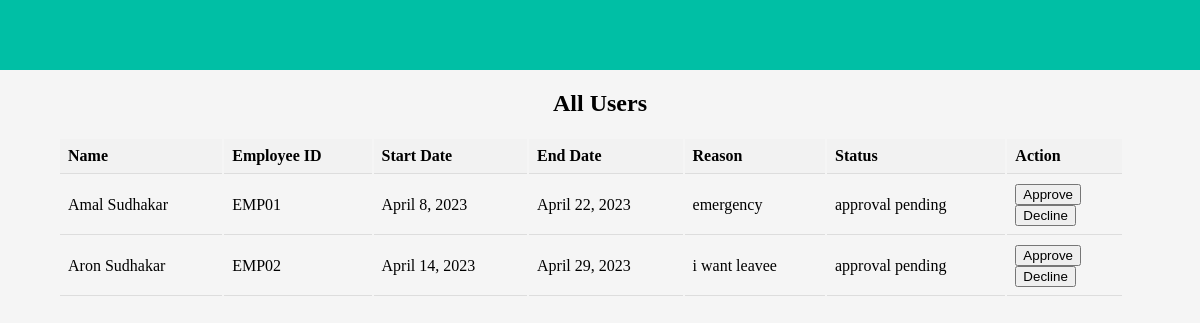
/admin_leave/, run on an earlier commit of the app's database.
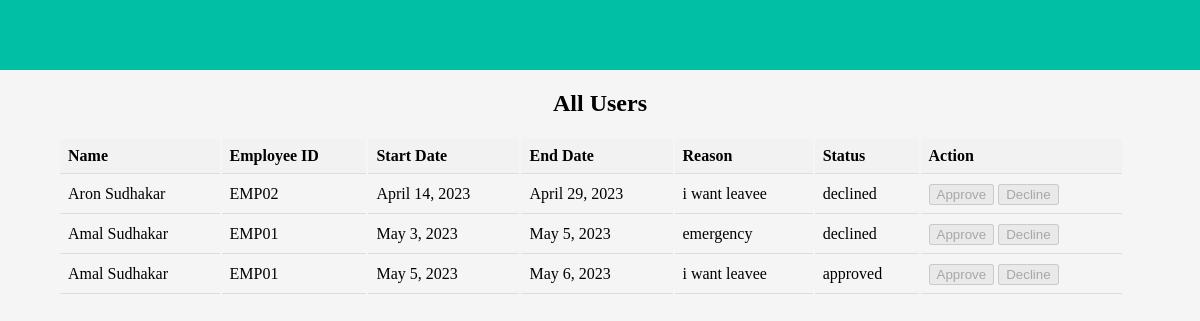
And on a later commit of the database.
### faculty_app/models.py (models this page shows, shortened)
class Leave(models.Model):
    user = models.ForeignKey(User, on_delete=models.CASCADE)
    start_date = models.DateField()
    end_date = models.DateField()
    reason = models.CharField(max_length=255)
    status = models.CharField(max_length=40, default='approval pending')

class Faculty(models.Model):
    user = models.OneToOneField(User, on_delete=models.CASCADE, related_name='faculty')
    dob = models.DateField()
    department = models.CharField(max_length=4, choices=DEPARTMENTS)
    date_of_join = models.DateField()
    subject = models.CharField(max_length=4, choices=SUBJECTS)
    emp_id = models.CharField(max_length=10, unique=True)

### faculty_app/views.py (the view)
# urls.py: path('admin_leave/', views.admin_leave, name='admin_leave'),
def admin_leave(request):
    leaves = Leave.objects.select_related('user__faculty').all()
    return render(request, 'admin/admin_leave.html', {'leaves': leaves})

### faculty_app/templates/admin/admin_leave.html (shortened to what this page needs)
{% extends 'admin/admin_base.html' %}
{% block content %}
<div class="user-list" style="margin-top: 90px; text-align: center;">
  <table class="user-table">
    <h2>All Users</h2>
    <thead>
      <tr>
        <th>Name</th>
        <th>Employee ID</th>
        <th>Start Date</th>
        <th>End Date</th>
        <th>Reason</th>
        <th>Status</th>
        <th>Action</th>
      </tr>
    </thead>
    <tbody>
      {% for leave in leaves %}
          <tr>
            <td>{{ leave.user.first_name }} {{ leave.user.last_name }}</td>
            <td>{{ leave.user.faculty.emp_id }}</td>
            <td>{{ leave.start_date }}</td>
            <td>{{ leave.end_date }}</td>
            <td>{{ leave.reason }}</td>
            <td>{{ leave.status }}</td>
            <td>
                {% if leave.status not in "['declined', 'approved']" %}
  <form method="post" action="{% url 'update_status' leave.id %}">
    <button type="submit">Approve</button>
  </form>
  <form method="post" action="{% url 'update_status' leave.id %}">
    <button type="submit">Decline</button>
  </form>
{% else %}
  <button disabled>Approve</button>
  <button disabled>Decline</button>
{% endif %}
            </td>
          </tr>
      {% endfor %}
    </tbody>
  </table>
</div>
{% endblock %}

### faculty_app/templates/admin/admin_base.html (shortened to what this page needs)
<!DOCTYPE html>
<html lang="en">
<head>
 <link rel="stylesheet" href="../../static/css/style.css">
</head>
<body>
    <nav class="navbar">
</nav>
    {% block content %}{% endblock %}
</body>
</html>

### faculty_app/static/css/style.css (style rules this page uses)
body { background-color: #f5f5f5; }
.navbar { display: flex; justify-content: center; align-items: center; height: 70px; background-color: #00bfa5; padding: 0 20px; text-align: center; position: fixed; top: 0; left: 0; right: 0; z-index: 9999; transition: top 0.3s ease-in-out; }
.user-table { margin-left: 50px; margin-right: 50px; width: 90%; }
.user-table th, .user-table td { padding: 8px; text-align: left; border-bottom: 1px solid #ddd; }
.user-table th { background-color: #f2f2f2; }

What changed in the data, as far as the page shows it:
removed Leave: user.first_name "Amal", user.last_name "Sudhakar", user.faculty.emp_id "EMP01", start_date "April 8, 2023", end_date "April 22, 2023", reason "emergency", status "approval pending", shows "Approve"
changed Leave "April 14, 2023": status "approval pending" → "declined"
added Leave: user.first_name "Amal", user.last_name "Sudhakar", user.faculty.emp_id "EMP01", start_date "May 3, 2023", end_date "May 5, 2023", reason "emergency", status "declined", shows "Approve"
added Leave: user.first_name "Amal", user.last_name "Sudhakar", user.faculty.emp_id "EMP01", start_date "May 5, 2023", end_date "May 6, 2023", reason "i want leavee", status "approved", shows "Approve"
